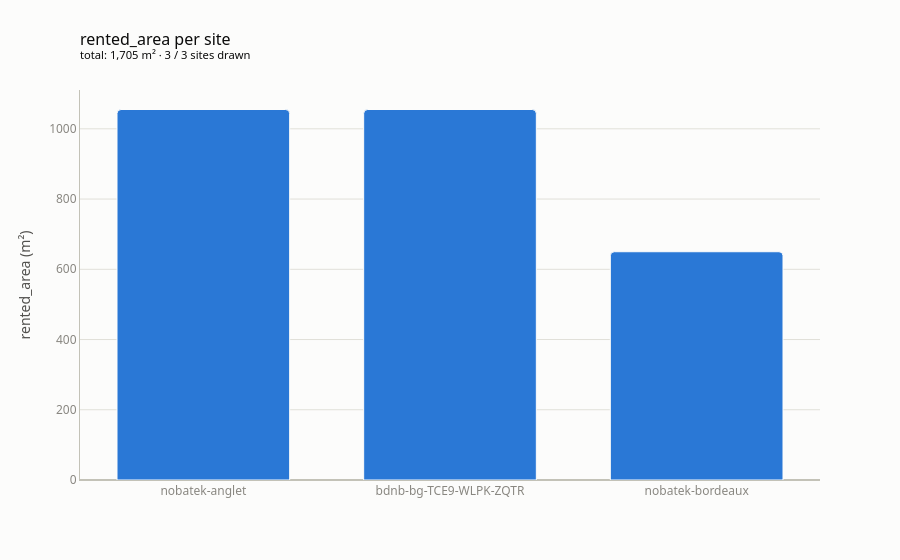

Write notebook code for a chart like this one.
### Markdown cell above
### 9.2 Valeurs : sommes par site et distributions

### Code cell
buildings.plot.aggregate("rented_area")

### Figure 1 — Plotly figure (JSON) as saved in the notebook; plotly's stock layout.template omitted (floating-point values rounded to 4 significant figures)
{"data": [{"customdata": [66.67, 100.0, 100.0], "hovertemplate": "%{x}: %{y:,.0f}<br>coverage: %{customdata:.0f} %<extra></extra>", "marker": {"color": "#2a78d6", "line": {"color": "#fcfcfb", "width": 1}}, "x": ["nobatek-anglet", "bdnb-bg-TCE9-WLPK-ZQTR", "nobatek-bordeaux"], "y": [1055.0, 1055.0, 650.0], "type": "bar"}], "layout": {"title": {"font": {"size": 16, "color": "#0b0b0b"}, "text": "rented_area per site<br><sup>total: 1,705 m² · 3 / 3 sites drawn</sup>", "x": 0, "xref": "paper", "xanchor": "left"}, "font": {"family": "system-ui, -apple-system, \"Segoe UI\", sans-serif", "size": 12, "color": "#52514e"}, "legend": {"orientation": "h", "yanchor": "bottom", "y": 1.0, "x": 0, "title": {}, "traceorder": "normal"}, "hoverlabel": {"font": {"color": "#0b0b0b", "family": "system-ui, -apple-system, \"Segoe UI\", sans-serif"}, "bgcolor": "#fcfcfb"}, "margin": {"t": 90}, "paper_bgcolor": "#fcfcfb", "plot_bgcolor": "#fcfcfb", "bargap": 0.3, "barcornerradius": 4, "xaxis": {"tickfont": {"color": "#898781"}, "title": {"font": {"color": "#52514e"}}, "gridcolor": "#e1e0d9", "linecolor": "#c3c2b7", "zerolinecolor": "#c3c2b7", "showgrid": false}, "yaxis": {"tickfont": {"color": "#898781"}, "title": {"font": {"color": "#52514e"}, "text": "rented_area (m²)"}, "gridcolor": "#e1e0d9", "linecolor": "#c3c2b7", "zerolinecolor": "#c3c2b7", "showgrid": true}}}
